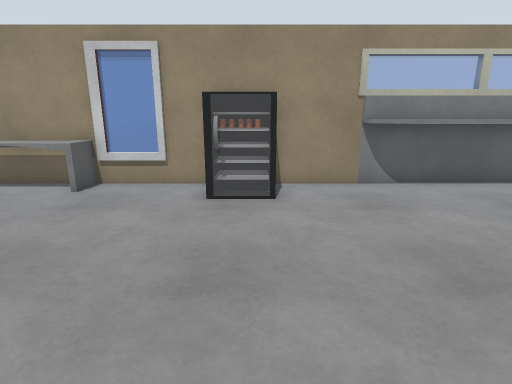
view 1 (above)

16 first-person views from a walk through a Gazebo world. The camera is 1.2 m above the floor, tilts 14° down and sees 80° across. The floor is counted in squares, 0.5 m on a side. Each view is taken from the middle of a square. On the plan, view 1 faces up. The plan holds only what a view shows up to about 18 squares ahead; the rest is blank. The place goes on beyond the plan. The robots in the file are not drawn. Surface patterns are stand-ins for the level's own textures.

view 2
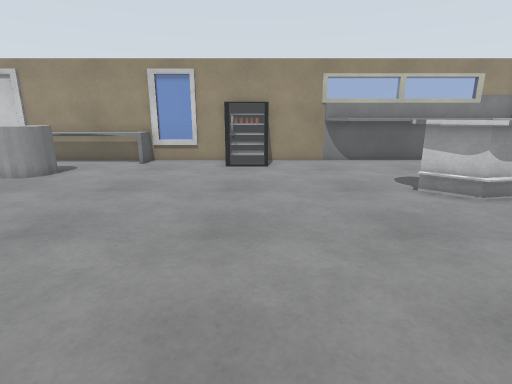

view 3
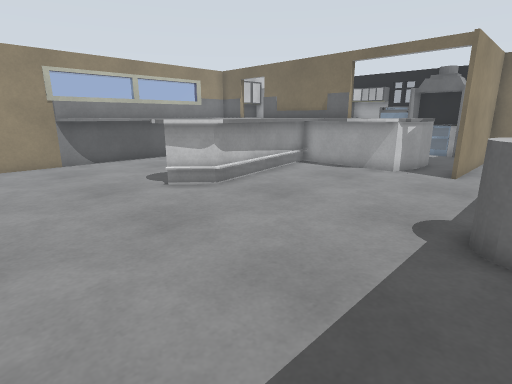

view 4
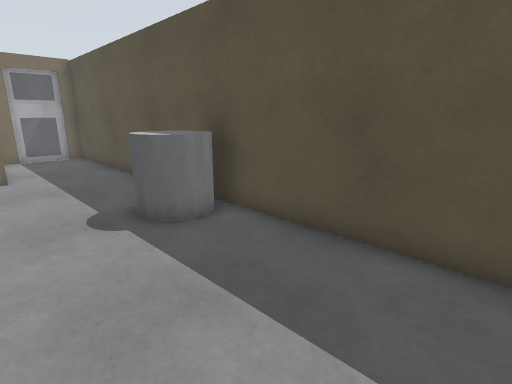

view 5
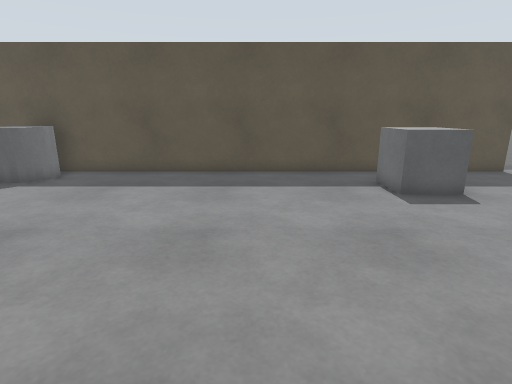

view 6
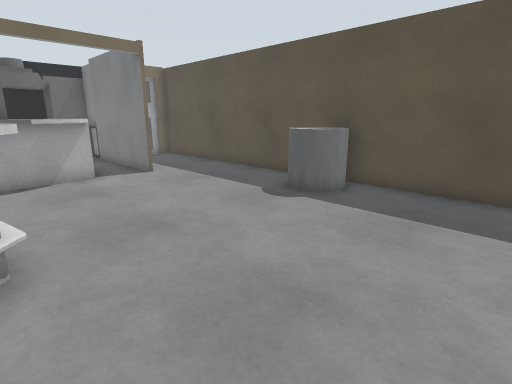

view 7
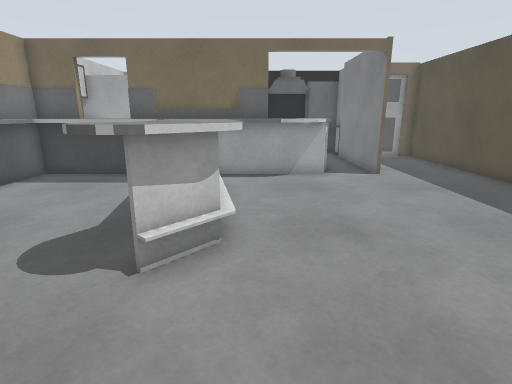

view 8
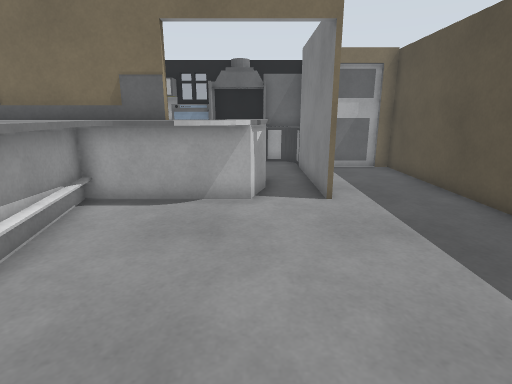

view 9
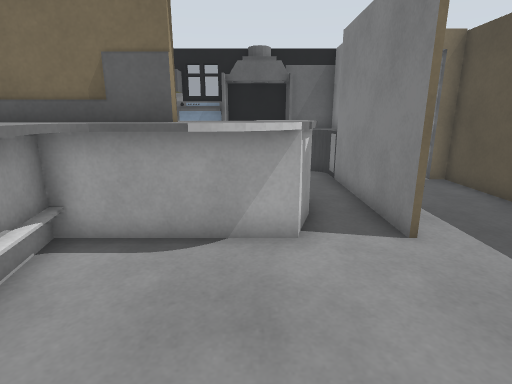

view 10
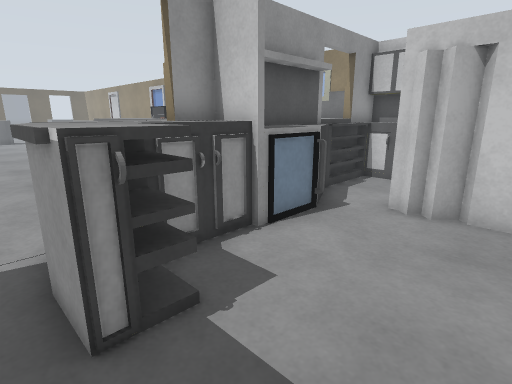

view 11
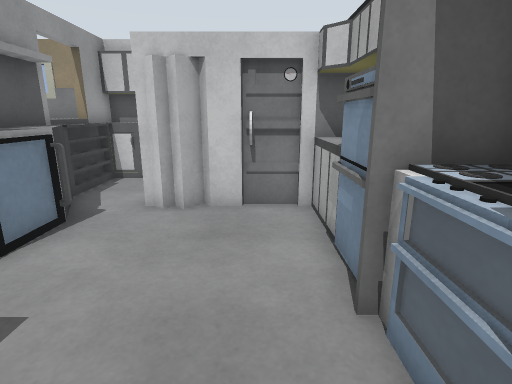

view 12
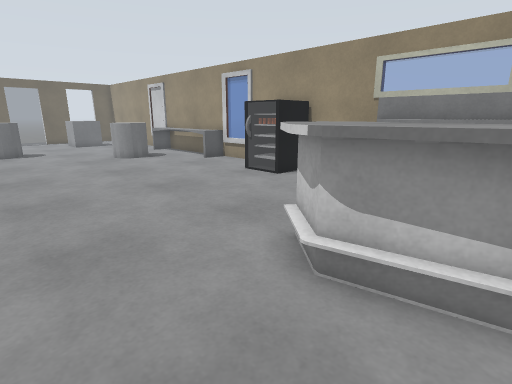

view 13
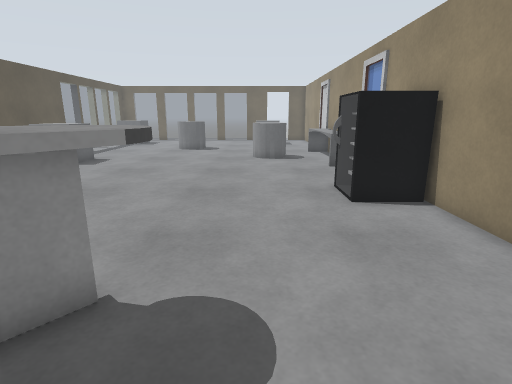

view 14
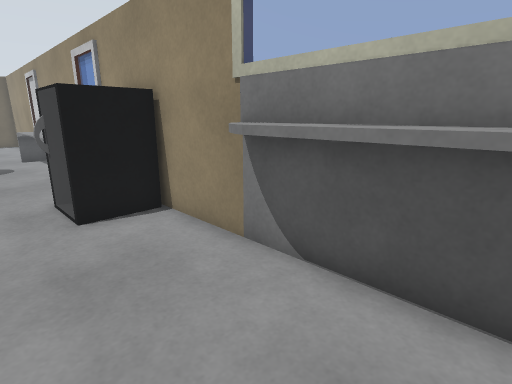

view 15
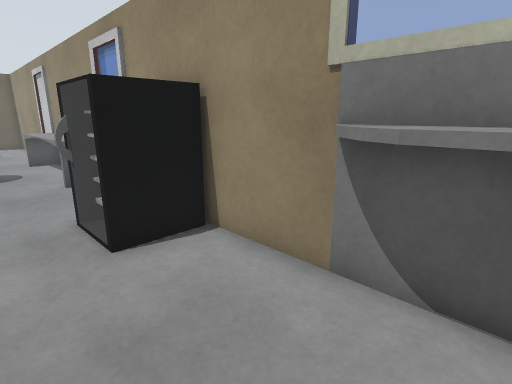

view 16
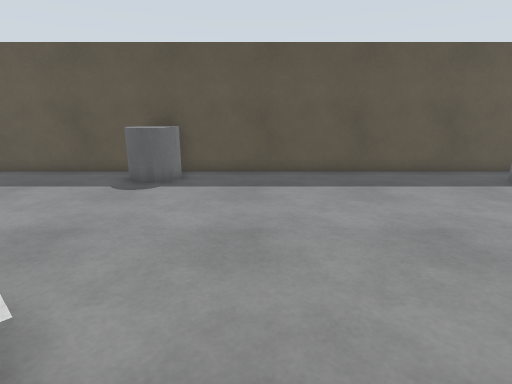

### Floor plan
Points are (right, up) in squares from view 1. A wall is a line through its corners. A room is listed if a view was taken in it or the views show most of it. See-through windows are left out.
Room 1 (views 1, 2, 3, 4, 5, 6, 7, 8, 9, 10, 11, 12, 13, 14, 15, 16)
walls: (7.1, 2.3) (6.4, 2.3) (6.1, 2.5); (6.3, 4.9) (7.1, 4.4); (0.5, 9.1) (-1.2, 9.1); (0.6, 10.9) (0.6, 8.8) (-1.5, 8.8); (12.2, 3) (6.9, 2.2) (6.4, 2.3) (5.1, 3.6); (8.4, -7.4) (19.7, -7.4); (12.9, 0.4) (12.8, 0.9); (13.1, -0.1) (12.8, 0.6) (12.8, 2.5); (13.3, -0.4) (13, 0.1); (14, -1) (13.8, -0.9) (13.8, 7.1); (13.8, -3.1) (21, -3.1); (11.9, 9.8) (5, 9.8) (4.6, 9.9); (-9.5, -7.4) (5.5, -7.4); (17, -1.3) (15.3, -1.3) (13.6, -0.8) (13.2, -0.2); (13.8, 10.9) (-9.5, 10.9); (19.7, -4.5) (19.7, -3.3) (13.8, -3.3); (19.9, -6.9) (19.9, -4.4)
low walls: (9, 2.9) (6.4, 2.3); (11.9, 5.4) (11.9, 9.8); (-5.8, 9.8) (-8.5, 9.8); (13.8, 3.8) (9.4, 2.9); (14.1, 4.1) (6.6, 2.7) (5.3, 3.9); (-5.8, 11) (-5.8, 9.5); (-8.1, 10.6) (-9.5, 10.6); (21.5, -2.6) (21.5, -1.5)
ways out: opening at (19, -1) to room 2
objects: grey box (-9, -5) to (-7, -3); grey cylinder (-9, 6) to (-9, 8); grey cylinder (6, -7) to (8, -5)
Room 2 (no view inside)
walls: (15.3, 2.6) (15.3, 0.1); (15.5, 4.9) (15.5, 1.5); (17, 0) (17, -1.3); (18.6, 6.4) (18.1, 5.8) (17.8, 6) (17.5, 5.8) (17.3, 6) (16.9, 6); (21.3, 1.3) (21.3, 3.2); (22, 3.4) (22, 5.1) (21.5, 5.6); (21.2, 6.2) (19.6, 6.2); (21.5, -0.6) (21.5, 6.1); (17, 8.2) (17, 10.8); (22.5, 6) (18.8, 6)
low walls: (15.5, 1.2) (15.5, 0.4); (14.4, 9.9) (14.4, 7.1) (15.5, 4.9)
ways out: opening at (19, -1) to room 1

Positions as (right, up) in squares from view 1, and headings:
1: (0, 0), facing up
2: (0, -6), facing up
3: (0, -6), facing up-right
4: (0, -2), facing down-right
5: (-2, 6), facing down
6: (1, 3), facing down-right
7: (1, 2), facing right
8: (5, -1), facing right
9: (8, 0), facing right
10: (20, -2), facing up-left
11: (20, -2), facing up
12: (9, -1), facing up-left
13: (9, 6), facing left
14: (8, 7), facing up-left
15: (6, 7), facing up-left
16: (3, 6), facing down
